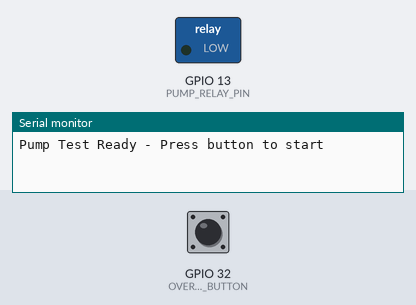
This sketch was run on a simulated ESP32. Parts: switched loads named in the sketch (green lamp = pin HIGH), the last lines printed to the serial monitor. The inputs (shaded band) are chosen by the test bench; at power-on: GPIO 32 (OVERRIDE_BUTTON) HIGH.

Above: at 1.2 s.
1.3 s: GPIO 32 (OVERRIDE_BUTTON) pulled LOW for 3.2 s
At 1.9 s:
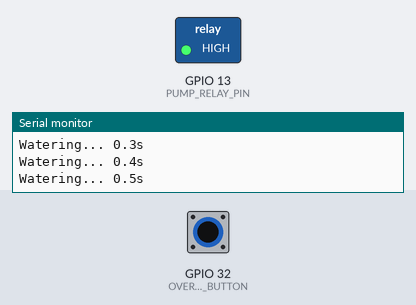
7.5 s: GPIO 32 (OVERRIDE_BUTTON) pulled LOW for 0.15 s
At 8.4 s:
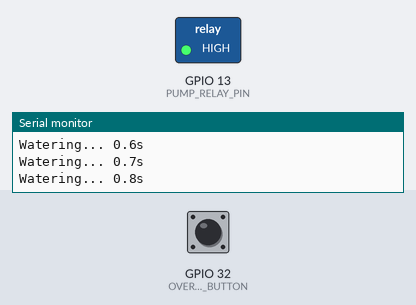
10.6 s: GPIO 32 (OVERRIDE_BUTTON) pulled LOW for 1 s
At 14.7 s:
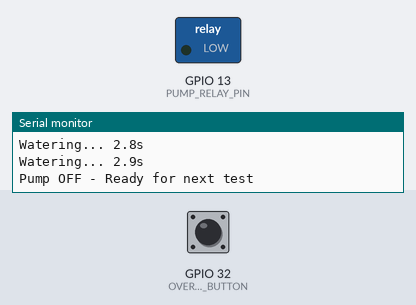
Timing chart, 0 to 16.2 s (numbered marks = the images above; inputs shaded):
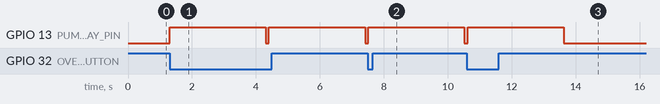

Measured:
- after the input at 1.3 s, GPIO 13 (PUMP_RELAY_PIN): alternates HIGH for 3.0 s and LOW for 0.10 s, starting at once
- after the input at 7.5 s, GPIO 13 (PUMP_RELAY_PIN): LOW → HIGH at once, → LOW 3.0 s later
- after the input at 10.6 s, GPIO 13 (PUMP_RELAY_PIN): LOW → HIGH at once, → LOW 3.0 s later

The sketch:

waterpump.ino
```cpp
const int PUMP_RELAY_PIN = 13;
const int OVERRIDE_BUTTON = 32;

const unsigned long WATERING_DURATION = 3000;
const unsigned long BUTTON_DEBOUNCE = 500;

bool isWatering = false;
unsigned long lastWateringTime = 0;
unsigned long lastButtonPress = 0;

void setup() {
  Serial.begin(115200);
  pinMode(PUMP_RELAY_PIN, OUTPUT);
  pinMode(OVERRIDE_BUTTON, INPUT_PULLUP);
  digitalWrite(PUMP_RELAY_PIN, LOW);
  Serial.println("Pump Test Ready - Press button to start");
}

void loop() {
  checkButton();

  if (isWatering) {
    if (millis() - lastWateringTime > WATERING_DURATION) {
      stopWatering();
    } else {
      unsigned long elapsed = millis() - lastWateringTime;
      Serial.print("Watering... ");
      Serial.print(elapsed / 1000.0, 1);
      Serial.println("s");
    }
  }

  delay(100);
}

void checkButton() {
  if (digitalRead(OVERRIDE_BUTTON) == LOW) {
    unsigned long now = millis();
    if (now - lastButtonPress > BUTTON_DEBOUNCE && !isWatering) {
      lastButtonPress = now;
      startWatering();
    }
  }
}

void startWatering() {
  isWatering = true;
  lastWateringTime = millis();
  digitalWrite(PUMP_RELAY_PIN, HIGH);
  Serial.println("Pump ON");
}

void stopWatering() {
  isWatering = false;
  digitalWrite(PUMP_RELAY_PIN, LOW);
  Serial.println("Pump OFF - Ready for next test");
}
```
